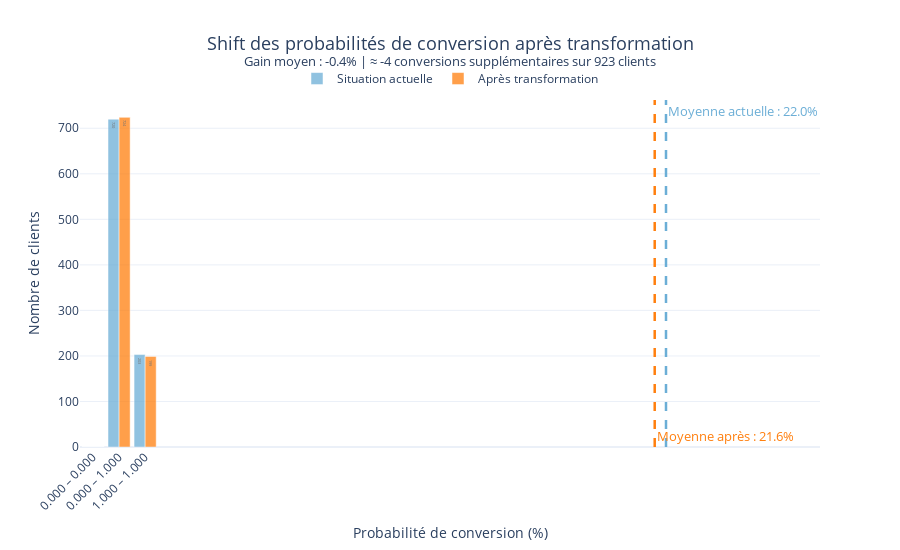

The notebook cell saved with this chart:
### Code cell
comparison_df = simulate_price_conversion_shift(df_sim, model, 0.2)

### Figure 1 — Plotly figure (JSON) as saved in the notebook; plotly's stock layout.template omitted (floating-point values rounded to 4 significant figures)
{"data": [{"hovertemplate": "%{x}<br>Clients: %{y}<extra></extra>", "marker": {"color": "#6baed6"}, "name": "Situation actuelle", "opacity": 0.75, "text": [0.0, 0.0, 0.0, 0.0, 0.0, 0.0, 0.0, 720.0, 0.0, 203.0], "textposition": "auto", "type": "bar", "x": ["0.000 – 0.000", "0.000 – 0.000", "0.000 – 0.000", "0.000 – 0.000", "0.000 – 0.000", "0.000 – 0.000", "0.000 – 0.000", "0.000 – 1.000", "1.000 – 1.000", "1.000 – 1.000"], "y": [0, 0, 0, 0, 0, 0, 0, 720, 0, 203]}, {"hovertemplate": "%{x}<br>Clients: %{y}<extra></extra>", "marker": {"color": "#ff7f0e"}, "name": "Après transformation", "opacity": 0.75, "text": [0.0, 0.0, 0.0, 0.0, 0.0, 0.0, 0.0, 724.0, 0.0, 199.0], "textposition": "auto", "type": "bar", "x": ["0.000 – 0.000", "0.000 – 0.000", "0.000 – 0.000", "0.000 – 0.000", "0.000 – 0.000", "0.000 – 0.000", "0.000 – 0.000", "0.000 – 1.000", "1.000 – 1.000", "1.000 – 1.000"], "y": [0, 0, 0, 0, 0, 0, 0, 724, 0, 199]}], "layout": {"annotations": [{"font": {"color": "#6baed6", "size": 13}, "showarrow": false, "text": "Moyenne actuelle : 22.0%", "x": 21.99, "xanchor": "left", "xref": "x", "y": 1, "yanchor": "top", "yref": "y domain"}, {"font": {"color": "#ff7f0e", "size": 13}, "showarrow": false, "text": "Moyenne après : 21.6%", "x": 21.56, "xanchor": "left", "xref": "x", "y": 0, "yanchor": "bottom", "yref": "y domain"}], "bargap": 0.15, "font": {"size": 12}, "height": 550, "hovermode": "x unified", "legend": {"orientation": "h", "x": 0.5, "xanchor": "center", "y": 1.02, "yanchor": "bottom"}, "shapes": [{"line": {"color": "#6baed6", "dash": "dash", "width": 2.5}, "type": "line", "x0": 21.99, "x1": 21.99, "xref": "x", "y0": 0, "y1": 1, "yref": "y domain"}, {"line": {"color": "#ff7f0e", "dash": "dash", "width": 2.5}, "type": "line", "x0": 21.56, "x1": 21.56, "xref": "x", "y0": 0, "y1": 1, "yref": "y domain"}], "title": {"font": {"size": 18}, "text": "Shift des probabilités de conversion après transformation<br><sup>Gain moyen : -0.4% | ≈ -4 conversions supplémentaires sur 923 clients</sup>", "x": 0.5}, "width": 900, "xaxis": {"tickangle": -45, "title": {"text": "Probabilité de conversion (%)"}}, "yaxis": {"title": {"text": "Nombre de clients"}}}}
